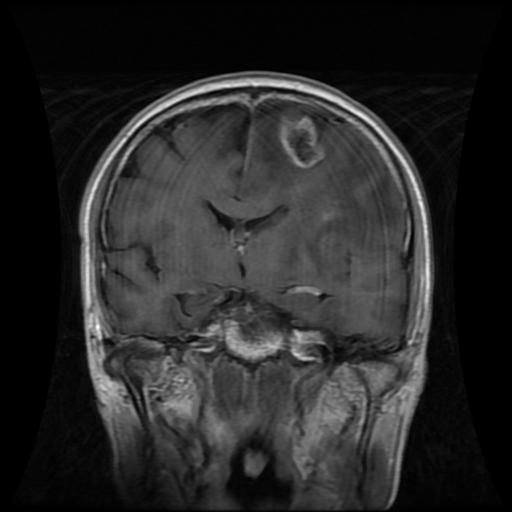
#> input picture tema1-brain-tumor-classification/Training/glioma_tumor/gg (129).jpg, 512 x 512 px; its folder holds 3 pictures in this run
$ jupyter execute --allow-errors tema1.ipynb   (shell and % lines are left out)   (older library calls are emulated)
#> lines starting #> are read from the running program, lines starting #| are printed output that depends on the picture
# Brain MRI Classification (1)
### Alexandru LICURICEANU - 341C4

### Setup

[cell 1]
import os
import numpy as np
import matplotlib.pyplot as plt
import torch
import torch.nn as nn
import torch.optim as optim
from torch.utils.data import Subset, DataLoader
import torchvision.transforms as transforms
from torchvision import models
import PIL
from PIL import Image, ImageFilter
import cv2
from tqdm import tqdm
import sys
import seaborn as sns
from sklearn.metrics import confusion_matrix, classification_report

RANDOM_STATE = 123
NUM_EPOCHS = 10
LABELS = ["glioma_tumor", "meningioma_tumor", "no_tumor", "pituitary_tumor"]

print(f"Cuda: {torch.cuda.is_available()}")
#> (this line was passed over: torch is not available in this run)

plt.style.use('default')

### Task 1

[cell 2]
class BrainTumorDataset(torch.utils.data.Dataset):

    def __init__(self, root_dir, transform=None):
        self.root_dir = root_dir
        self.transform = transform
        self.image_paths = []
        self.image_labels = []

        self.labels = LABELS

        for label in self.labels:

            label_dir = os.path.join(root_dir, label)
            if os.path.isdir(label_dir):

                for file_name in os.listdir(label_dir):
                    file_path = os.path.join(label_dir, file_name)
                    self.image_paths.append(file_path)
                    self.image_labels.append(label)

    def __len__(self):
        return len(self.image_paths)

    def __getitem__(self, index):
#> called with index = 0
        image_path = self.image_paths[index]
        label = self.image_labels[index]

        image = PIL.Image.open(image_path)
#> image is the input picture: PIL image 512x512 RGB; min 0, max 252, mean 40.3

        if self.transform:
            image = self.transform(image)

        label = self.labels.index(label)

        return image, label


train_set = BrainTumorDataset(root_dir='./Training')
test_set = BrainTumorDataset(root_dir='./Testing')

print(f"Train size: {len(train_set)}, Test size: {len(test_set)}")

### Task 2

[cell 3]
def split_train_val(dataset, val_size=0.2):
    dataset_size = len(dataset)
    indices = list(range(dataset_size))
    split = int(np.floor(val_size * dataset_size))

    np.random.seed(RANDOM_STATE)
    np.random.shuffle(indices)

    train_indices, val_indices = indices[split:], indices[:split]

    train_dataset = Subset(dataset, train_indices)
    val_dataset = Subset(dataset, val_indices)

    return train_dataset, val_dataset

#> (the rest of this cell did not finish here and is left out)

### Task 3

[cell 4]
def plot_class_distribution(dataset, title, ax_index):
    labels = [label for _, label in dataset]
#> call 2 of __getitem__, with index = 1
#> in __getitem__ (call 2), `image_path = self.image_paths[index]`: image_path = './Training/glioma_tumor/gg (199).jpg'
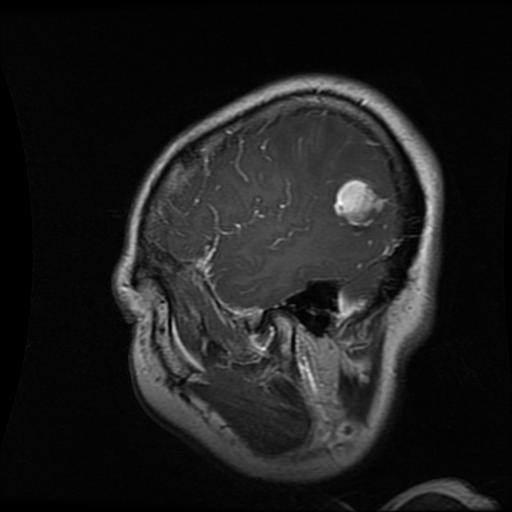
#> input picture tema1-brain-tumor-classification/Training/glioma_tumor/gg (199).jpg, 512 x 512 px
#> in __getitem__, image is the input picture: PIL image 512x512 RGB; min 0, max 255, mean 29.9
#> call 3 of __getitem__, with index = 2
#> in __getitem__ (call 3), `image_path = self.image_paths[index]`: image_path = './Training/glioma_tumor/gg (2).jpg'
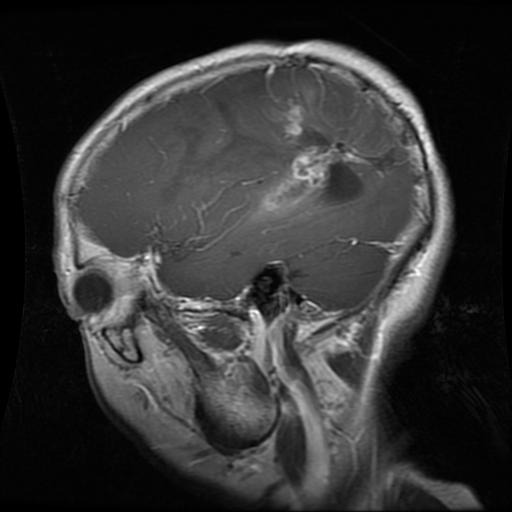
#> input picture tema1-brain-tumor-classification/Training/glioma_tumor/gg (2).jpg, 512 x 512 px
#> in __getitem__, image is the input picture: PIL image 512x512 RGB; min 0, max 255, mean 52.7
#> call 4 of __getitem__, with index = 3
#> in __getitem__ (call 4), `image_path = self.image_paths[index]`: image_path = './Training/meningioma_tumor/m (110).jpg'
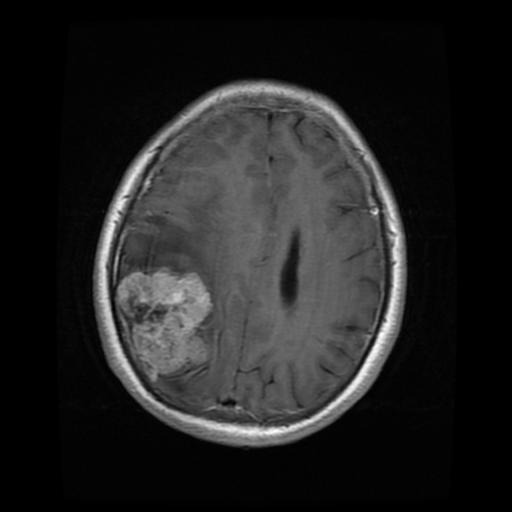
#> input picture tema1-brain-tumor-classification/Training/meningioma_tumor/m (110).jpg, 512 x 512 px
#> in __getitem__, image is the input picture: PIL image 512x512 RGB; min 0, max 255, mean 34.1
#> labels = [0, 0, 0, 1]
    unique, counts = np.unique(labels, return_counts=True)
#> unique = [0, 1]; counts = [3, 1]
    ax = axes[ax_index]
    ax.bar(unique, counts, color='skyblue')
    ax.set_xlabel("Classes")
    ax.set_ylabel("Number of Samples")
    ax.set_title(title)
    # Replace the x-axis labels with the class names
    ax.set_xticks(unique)
    ax.set_xticklabels(LABELS)
    plt.title(title)

fig, axes = plt.subplots(1, 3, figsize=(24, 6))

#> (the rest of this cell did not finish here and is left out)

### Task 4

[cell 5]
def plot_sample_images(nr_images_each):
    fig, axes = plt.subplots(len(LABELS), nr_images_each, figsize=(24, 10))

    for i, label in enumerate(LABELS):
        image_files = os.listdir(f"Training/{label}")
        np.random.shuffle(image_files)

        axes[i][0].set_ylabel(label, fontsize=14)
        image_files = image_files[:nr_images_each]

        for j, file_name in enumerate(image_files):

            image_path = os.path.join(f"Training/{label}", file_name)
            image = PIL.Image.open(image_path)
            axes[i][j].imshow(image)
            axes[i][j].set_title(file_name, fontsize=10, y=-0.15)

            # "Hide" the axes without hiding the title.
            axis_color = 'white'
            axes[i][j].spines['top'].set_color(axis_color)
            axes[i][j].spines['bottom'].set_color(axis_color)
            axes[i][j].spines['left'].set_color(axis_color)
            axes[i][j].spines['right'].set_color(axis_color)
            axes[i][j].tick_params(axis='x', colors=axis_color)
            axes[i][j].tick_params(axis='y', colors=axis_color)

#> (the rest of this cell did not finish here and is left out)

### Task 5

[cell 6]
def plot_channel_distribution(dataset, title, ax_index):

#> called with title = 'Train Dataset', ax_index = 0
    channel_counts = {1: 0, 2: 0, 3: 0}

    for image, _ in dataset:
        channels = len(image.getbands())

        if channels in channel_counts:
            channel_counts[channels] += 1
        else:
            channel_counts[channels] = 1
#> after the loop, channel_counts = {1: 0, 2: 0, 3: 4}

    ax = axes[ax_index]
    ax.bar(channel_counts.keys(), channel_counts.values(), color='skyblue')
    ax.set_xlabel('Number of Channels')
    ax.set_ylabel('Number of Images')
    ax.set_title(title)
    ax.set_xticks([1, 2, 3])
    plt.title(title)

    print(f"{title} channel distribution: {channel_counts}")
#| Train Dataset channel distribution: {1: 0, 2: 0, 3: 4}

fig, axes = plt.subplots(1, 3, figsize=(24, 6))
plot_channel_distribution(train_set, "Train Dataset", 0)
#> (the rest of this cell did not finish here and is left out)

[cell 7]
def plot_size_distribution(dataset, title, ax, dimension='width', yscale='linear', bins=20):
#> called with title = 'Train Dataset', dimension = 'width', yscale = 'log', bins = 20
    sizes = []

    for image, _ in dataset:
        if isinstance(image, torch.Tensor):
            if dimension == 'width':
                sizes.append(image.shape[2])
            elif dimension == 'height':
                sizes.append(image.shape[1])
        else:
            if dimension == 'width':
                sizes.append(image.width)
            elif dimension == 'height':
                sizes.append(image.height)

    sizes = np.array(sizes)

    ax.hist(sizes, bins=bins, color='skyblue')
    ax.set_ylabel("Number of Images")
    ax.set_title(f"{title} ({dimension.capitalize()})")
    ax.set_yscale(yscale)

    min_size = sizes.min()
    max_size = sizes.max()

    start_exp = int(np.floor(np.log2(min_size)))
    end_exp = int(np.ceil(np.log2(max_size)))

    xticks = [2**i for i in range(start_exp, end_exp + 1)]

    ax.set_xticks(xticks)

    print(f"{title} {dimension} distribution: min = {min_size}, max = {max_size}")


fig, axes = plt.subplots(1, 2, figsize=(16, 6))
#> (the rest of this cell did not finish here and is left out)
